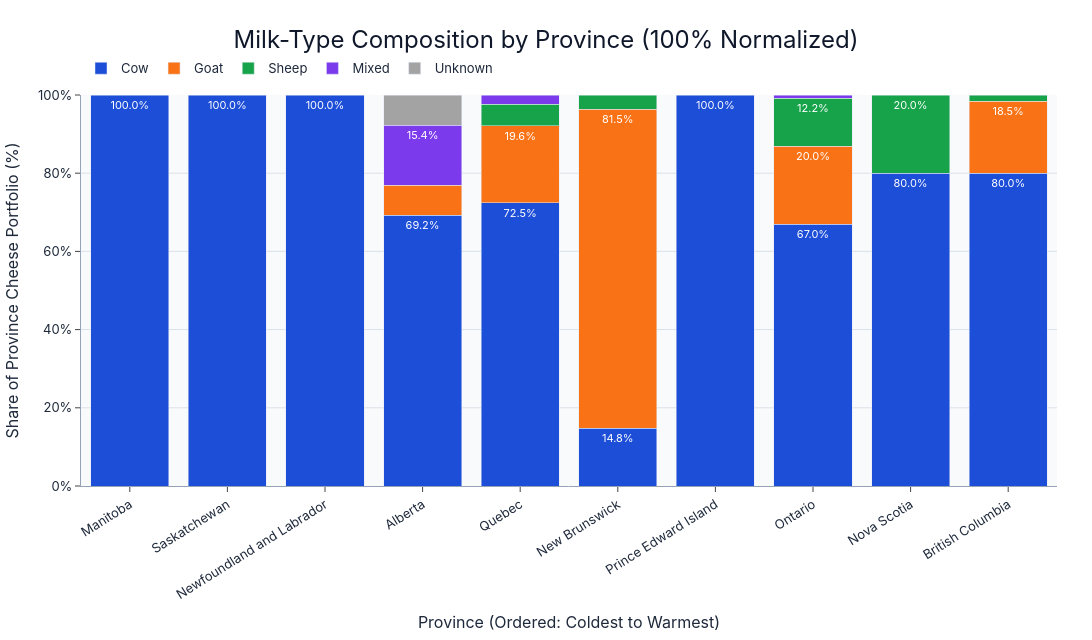

Here is the notebook cell this chart was saved with:
### Markdown cell above
## Visualization 2: Milk-Type Portfolio by Climate
### 100% Normalized Stacked Bar (Coldest to Warmest Provinces)

- Provinces are strictly ordered by cleaned average annual temperature.
- Bars are normalized to 100%, enabling direct comparison of milk-source composition regardless of production volume.

### Code cell
province_order = weather_clean[
    weather_clean["ProvinceCode"].isin(analysis_df["ProvinceCode"].unique())
].sort_values("AverageAnnualTemperature")["Province"].tolist()

portfolio = (
    analysis_df.groupby(["Province", "MilkTypeGroup"], as_index=False)
    .size()
    .rename(columns={"size": "CheeseCount"})
)

portfolio["ProvinceTotal"] = portfolio.groupby("Province")["CheeseCount"].transform("sum")
portfolio["SharePct"] = 100 * portfolio["CheeseCount"] / portfolio["ProvinceTotal"]
portfolio["LabelText"] = np.where(portfolio["SharePct"] >= 8, portfolio["SharePct"].round(1).astype(str) + "%", "")

milk_order = ["Cow", "Goat", "Sheep", "Mixed", "Buffalo", "Other", "Unknown"]
portfolio["Province"] = pd.Categorical(portfolio["Province"], categories=province_order, ordered=True)
portfolio["MilkTypeGroup"] = pd.Categorical(portfolio["MilkTypeGroup"], categories=milk_order, ordered=True)
portfolio = portfolio.sort_values(["Province", "MilkTypeGroup"])

milk_palette = {
    "Cow": "#1d4ed8",
    "Goat": "#f97316",
    "Sheep": "#16a34a",
    "Mixed": "#7c3aed",
    "Buffalo": "#92400e",
    "Other": "#475569",
    "Unknown": "#a3a3a3",
}

fig2 = px.bar(
    portfolio,
    x="Province",
    y="SharePct",
    color="MilkTypeGroup",
    color_discrete_map=milk_palette,
    category_orders={"MilkTypeGroup": milk_order, "Province": province_order},
    custom_data=["CheeseCount", "ProvinceTotal", "SharePct"],
    text="LabelText",
)

fig2.update_traces(
    textposition="inside",
    textfont=dict(color="white", size=11),
    cliponaxis=False,
    hovertemplate=(
        "<b>%{x}</b><br>"
        "Milk Type: %{fullData.name}<br>"
        "Cheese Count: %{customdata[0]} / %{customdata[1]}<br>"
        "Share: %{customdata[2]:.2f}%<extra></extra>"
    ),
)

fig2 = apply_premium_layout(
    fig2,
    title="Milk-Type Composition by Province (100% Normalized)",
    x_title="Province (Ordered: Coldest to Warmest)",
    y_title="Share of Province Cheese Portfolio (%)",
)
fig2.update_layout(
    barmode="stack",
    legend=dict(orientation="h", yanchor="bottom", y=1.03, xanchor="left", x=0),
)
fig2.update_xaxes(tickangle=-32)
fig2.update_yaxes(range=[0, 100], ticksuffix="%")

fig2.show()

### Figure 1 — Plotly figure (JSON) as saved in the notebook; plotly's stock layout.template omitted (floating-point values rounded to 4 significant figures)
{"data": [{"cliponaxis": false, "customdata": [[11.0, 11.0, 100.0], [1.0, 1.0, 100.0], [2.0, 2.0, 100.0], [9.0, 13.0, 69.23], [577.0, 796.0, 72.49], [4.0, 27.0, 14.81], [2.0, 2.0, 100.0], [77.0, 115.0, 66.96], [8.0, 10.0, 80.0], [52.0, 65.0, 80.0]], "hovertemplate": "<b>%{x}</b><br>Milk Type: %{fullData.name}<br>Cheese Count: %{customdata[0]} / %{customdata[1]}<br>Share: %{customdata[2]:.2f}%<extra></extra>", "legendgroup": "Cow", "marker": {"color": "#1d4ed8", "pattern": {"shape": ""}}, "name": "Cow", "orientation": "v", "showlegend": true, "text": ["100.0%", "100.0%", "100.0%", "69.2%", "72.5%", "14.8%", "100.0%", "67.0%", "80.0%", "80.0%"], "textfont": {"color": "white", "size": 11}, "textposition": "inside", "type": "bar", "x": ["Manitoba", "Saskatchewan", "Newfoundland and Labrador", "Alberta", "Quebec", "New Brunswick", "Prince Edward Island", "Ontario", "Nova Scotia", "British Columbia"], "xaxis": "x", "y": [100.0, 100.0, 100.0, 69.23, 72.49, 14.81, 100.0, 66.96, 80.0, 80.0], "yaxis": "y"}, {"cliponaxis": false, "customdata": [[1.0, 13.0, 7.692], [156.0, 796.0, 19.6], [22.0, 27.0, 81.48], [23.0, 115.0, 20.0], [12.0, 65.0, 18.46]], "hovertemplate": "<b>%{x}</b><br>Milk Type: %{fullData.name}<br>Cheese Count: %{customdata[0]} / %{customdata[1]}<br>Share: %{customdata[2]:.2f}%<extra></extra>", "legendgroup": "Goat", "marker": {"color": "#f97316", "pattern": {"shape": ""}}, "name": "Goat", "orientation": "v", "showlegend": true, "text": ["", "19.6%", "81.5%", "20.0%", "18.5%"], "textfont": {"color": "white", "size": 11}, "textposition": "inside", "type": "bar", "x": ["Alberta", "Quebec", "New Brunswick", "Ontario", "British Columbia"], "xaxis": "x", "y": [7.692, 19.6, 81.48, 20.0, 18.46], "yaxis": "y"}, {"cliponaxis": false, "customdata": [[44.0, 796.0, 5.528], [1.0, 27.0, 3.704], [14.0, 115.0, 12.17], [2.0, 10.0, 20.0], [1.0, 65.0, 1.538]], "hovertemplate": "<b>%{x}</b><br>Milk Type: %{fullData.name}<br>Cheese Count: %{customdata[0]} / %{customdata[1]}<br>Share: %{customdata[2]:.2f}%<extra></extra>", "legendgroup": "Sheep", "marker": {"color": "#16a34a", "pattern": {"shape": ""}}, "name": "Sheep", "orientation": "v", "showlegend": true, "text": ["", "", "12.2%", "20.0%", ""], "textfont": {"color": "white", "size": 11}, "textposition": "inside", "type": "bar", "x": ["Quebec", "New Brunswick", "Ontario", "Nova Scotia", "British Columbia"], "xaxis": "x", "y": [5.528, 3.704, 12.17, 20.0, 1.538], "yaxis": "y"}, {"cliponaxis": false, "customdata": [[2.0, 13.0, 15.38], [19.0, 796.0, 2.387], [1.0, 115.0, 0.8696]], "hovertemplate": "<b>%{x}</b><br>Milk Type: %{fullData.name}<br>Cheese Count: %{customdata[0]} / %{customdata[1]}<br>Share: %{customdata[2]:.2f}%<extra></extra>", "legendgroup": "Mixed", "marker": {"color": "#7c3aed", "pattern": {"shape": ""}}, "name": "Mixed", "orientation": "v", "showlegend": true, "text": ["15.4%", "", ""], "textfont": {"color": "white", "size": 11}, "textposition": "inside", "type": "bar", "x": ["Alberta", "Quebec", "Ontario"], "xaxis": "x", "y": [15.38, 2.387, 0.8696], "yaxis": "y"}, {"cliponaxis": false, "customdata": [[1.0, 13.0, 7.692]], "hovertemplate": "<b>%{x}</b><br>Milk Type: %{fullData.name}<br>Cheese Count: %{customdata[0]} / %{customdata[1]}<br>Share: %{customdata[2]:.2f}%<extra></extra>", "legendgroup": "Unknown", "marker": {"color": "#a3a3a3", "pattern": {"shape": ""}}, "name": "Unknown", "orientation": "v", "showlegend": true, "text": [""], "textfont": {"color": "white", "size": 11}, "textposition": "inside", "type": "bar", "x": ["Alberta"], "xaxis": "x", "y": [7.692], "yaxis": "y"}], "layout": {"barmode": "stack", "font": {"color": "#1e293b", "family": "Inter, Segoe UI, Arial", "size": 13}, "height": 640, "hoverlabel": {"bgcolor": "white", "bordercolor": "#cbd5e1", "font": {"size": 12}}, "legend": {"orientation": "h", "title": {"text": ""}, "tracegroupgap": 0, "x": 0, "xanchor": "left", "y": 1.03, "yanchor": "bottom"}, "margin": {"b": 80, "l": 75, "r": 35, "t": 95}, "paper_bgcolor": "white", "plot_bgcolor": "#f8fafc", "title": {"font": {"color": "#0f172a", "family": "Inter, Segoe UI, Arial", "size": 24}, "text": "Milk-Type Composition by Province (100% Normalized)", "x": 0.5, "xanchor": "center"}, "width": 1180, "xaxis": {"anchor": "y", "categoryarray": ["Manitoba", "Saskatchewan", "Newfoundland and Labrador", "Alberta", "Quebec", "New Brunswick", "Prince Edward Island", "Ontario", "Nova Scotia", "British Columbia"], "categoryorder": "array", "domain": [0.0, 1.0], "linecolor": "#94a3b8", "showgrid": false, "tickangle": -32, "ticks": "outside", "title": {"text": "Province (Ordered: Coldest to Warmest)"}}, "yaxis": {"anchor": "x", "domain": [0.0, 1.0], "gridcolor": "#dbe2ea", "linecolor": "#94a3b8", "range": [0, 100], "showgrid": true, "ticks": "outside", "ticksuffix": "%", "title": {"text": "Share of Province Cheese Portfolio (%)"}, "zeroline": false}}}
